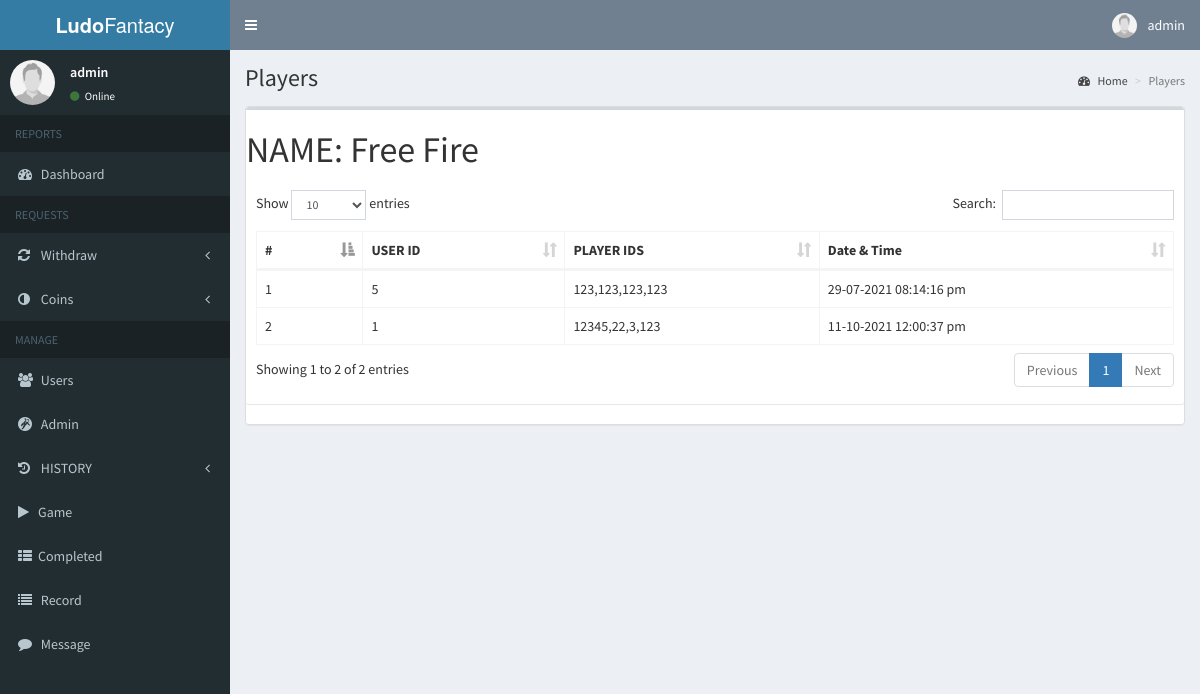
Screenshot of /admin/game/game_player.php?id=4&name=Free Fire (signed in) with the database file from the repository.
### tables this page shows
CREATE TABLE `player` (
  `player_id` bigint(20) NOT NULL,
  `player_game_id` bigint(20) NOT NULL,
  `player_user_id` bigint(20) NOT NULL,
  `player_ids` varchar(100) NOT NULL,
  `player_completed` set('0','1','2') NOT NULL DEFAULT '0',
  `player_ss` varchar(200) NOT NULL,
  `player_joined_date_time` varchar(50) NOT NULL,
  `player_deleted` tinyint(1) NOT NULL
);

### admin/includes/session.php (called while the page is built, shortened)
<?php
	include '../../includes/conn.php';
if(isset($_SESSION['never_admin_id'])){
    $id=$_SESSION['never_id_admin'];
	$conn = $pdo->open();
	$stmt = $conn->prepare("SELECT * FROM admin WHERE admin_id=:id");
	$stmt->execute(['id'=>$id]);
	$admin = $stmt->fetch();
}else{
    header('location: ../index.php');
		exit();
}
?>

### admin/game/game_player.php (the view, shortened to what this page needs)
<?php include '../includes/session.php';
include '../includes/header.php';
 if($admin['game_view']){
    if(isset($_GET['id']))
    $gameid=$_GET['id'];
    else
    header('location: game.php');
  ?>
<body class="hold-transition skin-blue sidebar-mini">
<div class="wrapper">
  <?php include '../includes/navbar.php'; ?>
  <?php include '../includes/menubar.php'; ?>
  <div class="content-wrapper">
    <section class="content-header">
      <h1>
        Players
      </h1>
      <ol class="breadcrumb">
        <li><a href="#"><i class="fa fa-dashboard"></i> Home</a></li>
        <li class="active">Players</li>
      </ol>
    </section>
    <section class="content">
        <div class="panel panel-default" style="overflow-x:auto;">
      <div class="row">
        <div class="col-xs-12">
          <div class="box">
          <h1>
       NAME: <?php echo $_GET['name'];?>
      </h1>
            <div class="box-body">
              <table id="example1" class="table table-bordered">
                <thead>
                <th>#</th>
                  <th>USER ID</th>
                  <th>PLAYER IDS</th>
                  <th>Date & Time</th>
                </thead>
                <tbody>
                  <?php
                    $conn = $pdo->open();
                    $slno=1;
                    try{
                      $stmt = $conn->prepare("SELECT * FROM player WHERE player_game_id='$gameid'");
                      $stmt->execute();
                      foreach($stmt as $row){
                       echo "
                          <tr>
                            <td>".$slno++."</td>
                            <td>".$row['player_user_id']."</td>
                            <td>".$row['player_ids']."</td>
                            <td>".$row['player_joined_date_time'] ."</td>
                        </tr>
                        ";
                      }
                    }
                    catch(PDOException $e){
                      echo $e->getMessage();
                    }
                  ?>
                </tbody>
              </table>
            </div>
          </div>
        </div>
      </div>
        </div>
    </section>
  </div>
</div>
<?php include '../includes/scripts.php'; ?>
</body>
<?php } ?>
</html>

### admin/includes/navbar.php (shortened to what this page needs)
<header class="main-header">
  <a href="../home/home.php" class="logo">
    <span class="logo-lg"><b>Ludo</b>Fantacy</span>
  </a>
  <nav class="navbar navbar-static-top">
    <a href="#" class="sidebar-toggle" data-toggle="push-menu" role="button">
    </a>
    <div class="navbar-custom-menu">
      <ul class="nav navbar-nav">
        <li class="dropdown user user-menu">
          <a href="#" class="dropdown-toggle" data-toggle="dropdown">
            <img src="<?php echo (!empty($admin['admin_photo'])) ? '../../images/'.$admin['admin_photo'] : '../../images/profile.jpg'; ?>" class="user-image" alt="User Image">
            <span class="hidden-xs"><?php echo $admin['admin_name']; ?></span>
          </a>
        </li>
      </ul>
    </div>
  </nav>
</header>

### admin/includes/menubar.php (shortened to what this page needs)
<aside class="main-sidebar">
  <section class="sidebar">
    <div class="user-panel">
      <div class="pull-left image">
        <img src="<?php echo (!empty($admin['admin_photo'])) ? '../../images/' . $admin['admin_photo'] : '../../images/profile.jpg'; ?>" class="img-circle" alt="User Image">
      </div>
      <div class="pull-left info">
        <p><?php echo $admin['admin_name']; ?></p>
        <a><i class="fa fa-circle text-success"></i> Online</a>
      </div>
    </div>
    <ul class="sidebar-menu" data-widget="tree">
      <li class="header">REPORTS</li>
      <li><a href="../home/home.php"><i class="fa fa-dashboard"></i> <span>Dashboard</span></a></li>
      <?php if ($admin['withdraw_view']) { ?>
        <li class="header">REQUESTS</li>
      <?php } ?>
      <?php if ($admin['withdraw_view']) { ?>
        <li class="treeview">
          <a href="#">
            <i class="fa fa-refresh"></i>
            <span>Withdraw</span>
            <span class="pull-right-container">
              <i class="fa fa-angle-left pull-right"></i>
            </span>
          </a>
        </li> <?php } ?>
        <?php if ($admin['add_coins_view']) { ?>
        <li class="treeview">
          <a href="#">
            <i class="fa fa-adjust"></i>
            <span>Coins</span>
            <span class="pull-right-container">
              <i class="fa fa-angle-left pull-right"></i>
            </span>
          </a>
        </li>
      <?php } ?>
      <li class="header">MANAGE</li>
      <?php if ($admin['users_view']) { ?>
        <li><a href="../users/users.php"><i class="fa fa-users"></i> <span>Users</span></a></li>
      <?php }
      if ($admin['admin_view']) { ?>
        <li><a href="../admin/admin.php"><i class="fa fa-grav"></i> <span>Admin</span></a></li>
      <?php } ?>
      <?php if ($admin['history_view'] ) { ?>
        <li class="treeview">
          <a href="#">
            <i class="fa fa-history"></i>
            <span>HISTORY</span>
            <span class="pull-right-container">
              <i class="fa fa-angle-left pull-right"></i>
            </span>
          </a>
        </li>
      <?php } ?>
      <?php if ($admin['game_view'] ) { ?>
        <li><a href="../game/game.php"><i class="fa fa-play"></i><span>Game</span></a></li>
      <?php } ?>
      <?php if ($admin['played_view'] ) { ?>
        <li><a href="../game/game_played.php"><i class="fa fa-th-list"></i><span>Completed</span></a></li>
      <?php } ?>
      <?php if ($admin['record_view'] ) { ?>
        <li><a href="../record/record.php"><i class="fa fa-list"></i><span> Record</span></a></li>
      <?php } ?>
      <?php if ($admin['message_view']) { ?>
        <li><a href="../message/message.php"><i class="fa fa-comment"></i> <span>Message</span></a></li>
      <?php } ?>
    </ul>
  </section>
</aside>

### rows the page displays
player: player_user "5", player_ids "123,123,123,123", player_joined_date_time "29-07-2021 08:14:16 pm"
player: player_user "1", player_ids "12345,22,3,123", player_joined_date_time "11-10-2021 12:00:37 pm"

### other values shown
$admin['admin_name'] "admin"
$_GET['name'] "Free Fire"
